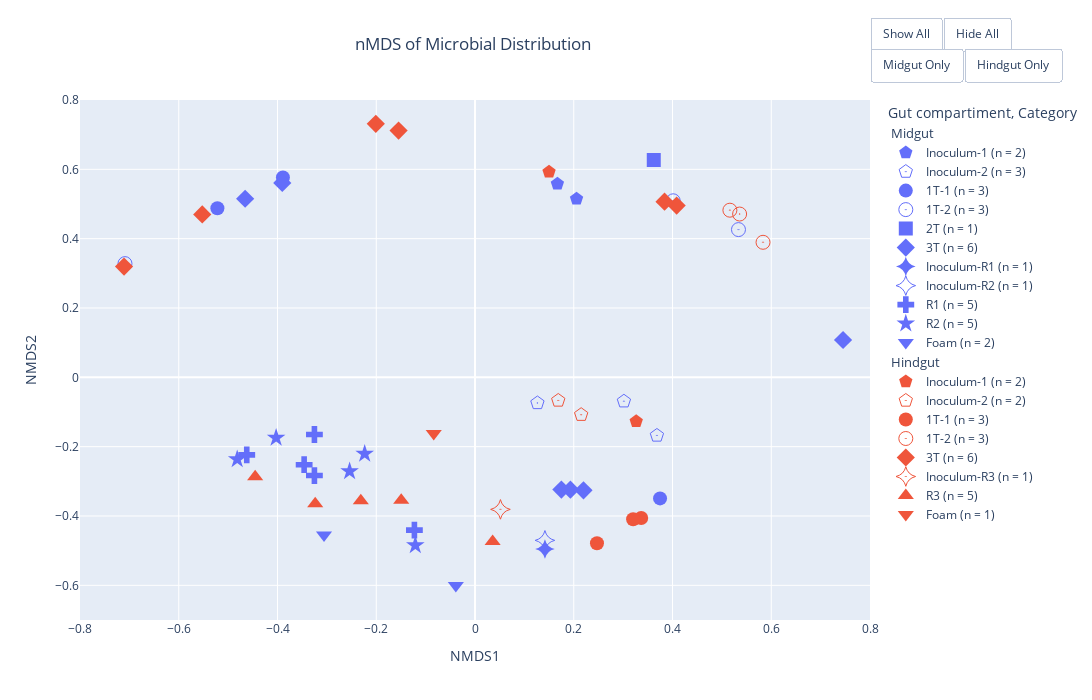

Notebook source saved alongside this figure:
### Markdown cell above
### Plotting NDMS by Gut Compartiment and Category

#### Plotly interactive plot

### Code cell
import plotly.express as px
fig = px.scatter(metadata, x='NMDS1', y='NMDS2', color='Gut compartiment',
                symbol='Category', category_orders={'Gut compartiment': ['Midgut', 'Hindgut'],
                                                    'Category': order},
                symbol_map=px_markers, title='nMDS of Microbial Distribution')
fig.update_traces(marker={'size':14})
fig.update_layout(width=1200, height=700)
fig.update_yaxes(range=[-0.7, 0.8])
fig.update_xaxes(range=[-0.8, 0.8])
for point in fig.data:
    group = point.legendgroup.split(',')[0]
    point.legendgroup = group
    point.legendgrouptitle.text = group
    count = len(point.x)
    point.name = point.name.split(',')[1].strip() + f' (n = {count})'
fig.update_layout(legend_groupclick="toggleitem")

show_all = [True] * len(fig.data)
hide_all = ['legendonly'] * len(fig.data)
midgut_only = [True if trace.legendgroup == 'Midgut' else 'legendonly' for trace in fig.data]
hindgut_only = [True if trace.legendgroup == 'Hindgut' else 'legendonly' for trace in fig.data]

fig.update_layout(
    title_pad_l=300,
    updatemenus=[
        dict(
            type='buttons',
            direction='left',
            xanchor='left',
            x=1.0, # Adjust X and Y to position the buttons where you like
            y=1.16,
            showactive=False,
            buttons=[
                dict(label='Show All', method='restyle', args=['visible', show_all]),
                dict(label='Hide All', method='restyle', args=['visible', hide_all]),
            ]
        ),
        dict(
            type='buttons',
            direction='left',
            xanchor='left',
            x=1.0, # Adjust X and Y to position the buttons where you like
            y=1.1,
            showactive=False,
            buttons=[
                dict(label='Midgut Only', method='restyle', args=['visible', midgut_only]),
                dict(label='Hindgut Only', method='restyle', args=['visible', hindgut_only]),
            ]
        )
    ]
)
fig.show()
fig.write_html('nmds_gut_cat.html')
fig.data

### Figure 1 — Plotly figure (JSON) as saved in the notebook; plotly's stock layout.template omitted (floating-point values rounded to 4 significant figures)
{"data": [{"hovertemplate": "Gut compartiment=Midgut<br>Category=Inoculum-1<br>NMDS1=%{x}<br>NMDS2=%{y}<extra></extra>", "legendgroup": "Midgut", "legendgrouptitle": {"text": "Midgut"}, "marker": {"color": "#636efa", "size": 14, "symbol": 13}, "mode": "markers", "name": "Inoculum-1 (n = 2)", "orientation": "v", "showlegend": true, "type": "scatter", "x": [0.1669, 0.2057], "xaxis": "x", "y": [0.5581, 0.515], "yaxis": "y"}, {"hovertemplate": "Gut compartiment=Midgut<br>Category=Inoculum-2<br>NMDS1=%{x}<br>NMDS2=%{y}<extra></extra>", "legendgroup": "Midgut", "legendgrouptitle": {"text": "Midgut"}, "marker": {"color": "#636efa", "size": 14, "symbol": 313}, "mode": "markers", "name": "Inoculum-2 (n = 3)", "orientation": "v", "showlegend": true, "type": "scatter", "x": [0.3684, 0.3016, 0.1264], "xaxis": "x", "y": [-0.1677, -0.06901, -0.07398], "yaxis": "y"}, {"hovertemplate": "Gut compartiment=Midgut<br>Category=1T-1<br>NMDS1=%{x}<br>NMDS2=%{y}<extra></extra>", "legendgroup": "Midgut", "legendgrouptitle": {"text": "Midgut"}, "marker": {"color": "#636efa", "size": 14, "symbol": 0}, "mode": "markers", "name": "1T-1 (n = 3)", "orientation": "v", "showlegend": true, "type": "scatter", "x": [-0.389, -0.5217, 0.3748], "xaxis": "x", "y": [0.5762, 0.4875, -0.3492], "yaxis": "y"}, {"hovertemplate": "Gut compartiment=Midgut<br>Category=1T-2<br>NMDS1=%{x}<br>NMDS2=%{y}<extra></extra>", "legendgroup": "Midgut", "legendgrouptitle": {"text": "Midgut"}, "marker": {"color": "#636efa", "size": 14, "symbol": 300}, "mode": "markers", "name": "1T-2 (n = 3)", "orientation": "v", "showlegend": true, "type": "scatter", "x": [-0.7089, 0.4014, 0.5336], "xaxis": "x", "y": [0.328, 0.5093, 0.4262], "yaxis": "y"}, {"hovertemplate": "Gut compartiment=Midgut<br>Category=2T<br>NMDS1=%{x}<br>NMDS2=%{y}<extra></extra>", "legendgroup": "Midgut", "legendgrouptitle": {"text": "Midgut"}, "marker": {"color": "#636efa", "size": 14, "symbol": 1}, "mode": "markers", "name": "2T (n = 1)", "orientation": "v", "showlegend": true, "type": "scatter", "x": [0.3621], "xaxis": "x", "y": [0.6269], "yaxis": "y"}, {"hovertemplate": "Gut compartiment=Midgut<br>Category=3T<br>NMDS1=%{x}<br>NMDS2=%{y}<extra></extra>", "legendgroup": "Midgut", "legendgrouptitle": {"text": "Midgut"}, "marker": {"color": "#636efa", "size": 14, "symbol": 2}, "mode": "markers", "name": "3T (n = 6)", "orientation": "v", "showlegend": true, "type": "scatter", "x": [0.1749, 0.2197, 0.1932, 0.7454, -0.3903, -0.4655], "xaxis": "x", "y": [-0.3237, -0.3259, -0.324, 0.1076, 0.5609, 0.5151], "yaxis": "y"}, {"hovertemplate": "Gut compartiment=Midgut<br>Category=Inoculum-R1<br>NMDS1=%{x}<br>NMDS2=%{y}<extra></extra>", "legendgroup": "Midgut", "legendgrouptitle": {"text": "Midgut"}, "marker": {"color": "#636efa", "size": 14, "symbol": 22}, "mode": "markers", "name": "Inoculum-R1 (n = 1)", "orientation": "v", "showlegend": true, "type": "scatter", "x": [0.1416], "xaxis": "x", "y": [-0.4953], "yaxis": "y"}, {"hovertemplate": "Gut compartiment=Midgut<br>Category=Inoculum-R2<br>NMDS1=%{x}<br>NMDS2=%{y}<extra></extra>", "legendgroup": "Midgut", "legendgrouptitle": {"text": "Midgut"}, "marker": {"color": "#636efa", "size": 14, "symbol": 122}, "mode": "markers", "name": "Inoculum-R2 (n = 1)", "orientation": "v", "showlegend": true, "type": "scatter", "x": [0.1416], "xaxis": "x", "y": [-0.4703], "yaxis": "y"}, {"hovertemplate": "Gut compartiment=Midgut<br>Category=R1<br>NMDS1=%{x}<br>NMDS2=%{y}<extra></extra>", "legendgroup": "Midgut", "legendgrouptitle": {"text": "Midgut"}, "marker": {"color": "#636efa", "size": 14, "symbol": 3}, "mode": "markers", "name": "R1 (n = 5)", "orientation": "v", "showlegend": true, "type": "scatter", "x": [-0.1227, -0.3252, -0.346, -0.3252, -0.4623], "xaxis": "x", "y": [-0.4409, -0.1649, -0.252, -0.2833, -0.2236], "yaxis": "y"}, {"hovertemplate": "Gut compartiment=Midgut<br>Category=R2<br>NMDS1=%{x}<br>NMDS2=%{y}<extra></extra>", "legendgroup": "Midgut", "legendgrouptitle": {"text": "Midgut"}, "marker": {"color": "#636efa", "size": 14, "symbol": 17}, "mode": "markers", "name": "R2 (n = 5)", "orientation": "v", "showlegend": true, "type": "scatter", "x": [-0.1209, -0.2234, -0.254, -0.4028, -0.4816], "xaxis": "x", "y": [-0.4845, -0.2208, -0.2709, -0.1743, -0.2366], "yaxis": "y"}, {"hovertemplate": "Gut compartiment=Midgut<br>Category=Foam<br>NMDS1=%{x}<br>NMDS2=%{y}<extra></extra>", "legendgroup": "Midgut", "legendgrouptitle": {"text": "Midgut"}, "marker": {"color": "#636efa", "size": 14, "symbol": 6}, "mode": "markers", "name": "Foam (n = 2)", "orientation": "v", "showlegend": true, "type": "scatter", "x": [-0.03883, -0.3058], "xaxis": "x", "y": [-0.6007, -0.455], "yaxis": "y"}, {"hovertemplate": "Gut compartiment=Hindgut<br>Category=Inoculum-1<br>NMDS1=%{x}<br>NMDS2=%{y}<extra></extra>", "legendgroup": "Hindgut", "legendgrouptitle": {"text": "Hindgut"}, "marker": {"color": "#EF553B", "size": 14, "symbol": 13}, "mode": "markers", "name": "Inoculum-1 (n = 2)", "orientation": "v", "showlegend": true, "type": "scatter", "x": [0.1499, 0.3265], "xaxis": "x", "y": [0.5927, -0.127], "yaxis": "y"}, {"hovertemplate": "Gut compartiment=Hindgut<br>Category=Inoculum-2<br>NMDS1=%{x}<br>NMDS2=%{y}<extra></extra>", "legendgroup": "Hindgut", "legendgrouptitle": {"text": "Hindgut"}, "marker": {"color": "#EF553B", "size": 14, "symbol": 313}, "mode": "markers", "name": "Inoculum-2 (n = 2)", "orientation": "v", "showlegend": true, "type": "scatter", "x": [0.1686, 0.215], "xaxis": "x", "y": [-0.06675, -0.1078], "yaxis": "y"}, {"hovertemplate": "Gut compartiment=Hindgut<br>Category=1T-1<br>NMDS1=%{x}<br>NMDS2=%{y}<extra></extra>", "legendgroup": "Hindgut", "legendgrouptitle": {"text": "Hindgut"}, "marker": {"color": "#EF553B", "size": 14, "symbol": 0}, "mode": "markers", "name": "1T-1 (n = 3)", "orientation": "v", "showlegend": true, "type": "scatter", "x": [0.3366, 0.3202, 0.247], "xaxis": "x", "y": [-0.4059, -0.4093, -0.4788], "yaxis": "y"}, {"hovertemplate": "Gut compartiment=Hindgut<br>Category=1T-2<br>NMDS1=%{x}<br>NMDS2=%{y}<extra></extra>", "legendgroup": "Hindgut", "legendgrouptitle": {"text": "Hindgut"}, "marker": {"color": "#EF553B", "size": 14, "symbol": 300}, "mode": "markers", "name": "1T-2 (n = 3)", "orientation": "v", "showlegend": true, "type": "scatter", "x": [0.5162, 0.5359, 0.5834], "xaxis": "x", "y": [0.4822, 0.471, 0.3895], "yaxis": "y"}, {"hovertemplate": "Gut compartiment=Hindgut<br>Category=3T<br>NMDS1=%{x}<br>NMDS2=%{y}<extra></extra>", "legendgroup": "Hindgut", "legendgrouptitle": {"text": "Hindgut"}, "marker": {"color": "#EF553B", "size": 14, "symbol": 2}, "mode": "markers", "name": "3T (n = 6)", "orientation": "v", "showlegend": true, "type": "scatter", "x": [-0.2009, -0.1548, -0.7108, -0.5524, 0.4084, 0.3839], "xaxis": "x", "y": [0.7313, 0.7118, 0.3194, 0.47, 0.4955, 0.5066], "yaxis": "y"}, {"hovertemplate": "Gut compartiment=Hindgut<br>Category=Inoculum-R3<br>NMDS1=%{x}<br>NMDS2=%{y}<extra></extra>", "legendgroup": "Hindgut", "legendgrouptitle": {"text": "Hindgut"}, "marker": {"color": "#EF553B", "size": 14, "symbol": 322}, "mode": "markers", "name": "Inoculum-R3 (n = 1)", "orientation": "v", "showlegend": true, "type": "scatter", "x": [0.05155], "xaxis": "x", "y": [-0.3809], "yaxis": "y"}, {"hovertemplate": "Gut compartiment=Hindgut<br>Category=R3<br>NMDS1=%{x}<br>NMDS2=%{y}<extra></extra>", "legendgroup": "Hindgut", "legendgrouptitle": {"text": "Hindgut"}, "marker": {"color": "#EF553B", "size": 14, "symbol": 5}, "mode": "markers", "name": "R3 (n = 5)", "orientation": "v", "showlegend": true, "type": "scatter", "x": [0.03571, -0.1494, -0.2313, -0.3236, -0.4452], "xaxis": "x", "y": [-0.4738, -0.3549, -0.3559, -0.3648, -0.2869], "yaxis": "y"}, {"hovertemplate": "Gut compartiment=Hindgut<br>Category=Foam<br>NMDS1=%{x}<br>NMDS2=%{y}<extra></extra>", "legendgroup": "Hindgut", "legendgrouptitle": {"text": "Hindgut"}, "marker": {"color": "#EF553B", "size": 14, "symbol": 6}, "mode": "markers", "name": "Foam (n = 1)", "orientation": "v", "showlegend": true, "type": "scatter", "x": [-0.08359], "xaxis": "x", "y": [-0.1618], "yaxis": "y"}], "layout": {"height": 700, "legend": {"groupclick": "toggleitem", "title": {"text": "Gut compartiment, Category"}, "tracegroupgap": 0}, "title": {"pad": {"l": 300}, "text": "nMDS of Microbial Distribution"}, "updatemenus": [{"buttons": [{"args": ["visible", [true, true, true, true, true, true, true, true, true, true, true, true, true, true, true, true, true, true, true]], "label": "Show All", "method": "restyle"}, {"args": ["visible", ["legendonly", "legendonly", "legendonly", "legendonly", "legendonly", "legendonly", "legendonly", "legendonly", "legendonly", "legendonly", "legendonly", "legendonly", "legendonly", "legendonly", "legendonly", "legendonly", "legendonly", "legendonly", "legendonly"]], "label": "Hide All", "method": "restyle"}], "direction": "left", "showactive": false, "type": "buttons", "x": 1.0, "xanchor": "left", "y": 1.16}, {"buttons": [{"args": ["visible", [true, true, true, true, true, true, true, true, true, true, true, "legendonly", "legendonly", "legendonly", "legendonly", "legendonly", "legendonly", "legendonly", "legendonly"]], "label": "Midgut Only", "method": "restyle"}, {"args": ["visible", ["legendonly", "legendonly", "legendonly", "legendonly", "legendonly", "legendonly", "legendonly", "legendonly", "legendonly", "legendonly", "legendonly", true, true, true, true, true, true, true, true]], "label": "Hindgut Only", "method": "restyle"}], "direction": "left", "showactive": false, "type": "buttons", "x": 1.0, "xanchor": "left", "y": 1.1}], "width": 1200, "xaxis": {"anchor": "y", "domain": [0.0, 1.0], "range": [-0.8, 0.8], "title": {"text": "NMDS1"}}, "yaxis": {"anchor": "x", "domain": [0.0, 1.0], "range": [-0.7, 0.8], "title": {"text": "NMDS2"}}}}
